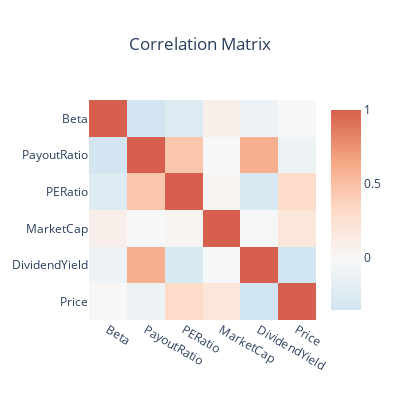

Source (notebook cell):
### Code cell
# the names and numbers look legit to me, I think they are not outliers
# OK, let's then do more data mining and data visualization work

# correlation heatmap between variables
corr = pd.DataFrame.corr(fullDataNoOutliers[numericalVar])

fig = go.Figure(data=go.Heatmap(z=corr,colorscale=plotly.colors.colorbrewer.RdBu_r[4:9],x=numericalVar,y=numericalVar))
fig.layout.update(xaxis_autorange='reversed', width=400, height=400, title = 'Correlation Matrix',title_x=0.5)
fig.show()

### Figure 1 — Plotly figure (JSON) as saved in the notebook; plotly's stock layout.template omitted (floating-point values rounded to 4 significant figures)
{"data": [{"colorscale": [[0, "rgb(209,229,240)"], [0.25, "rgb(247,247,247)"], [0.5, "rgb(253,219,199)"], [0.75, "rgb(244,165,130)"], [1, "rgb(214,96,77)"]], "type": "heatmap", "x": ["Price", "DividendYield", "MarketCap", "PERatio", "PayoutRatio", "Beta"], "y": ["Price", "DividendYield", "MarketCap", "PERatio", "PayoutRatio", "Beta"], "z": [[1, -0.3539, 0.1886, 0.3035, -0.1008, -0.01722], [-0.3539, 1, -0.03533, -0.2904, 0.5908, -0.1139], [0.1886, -0.03533, 1, 0.01646, -0.01878, 0.07681], [0.3035, -0.2904, 0.01646, 1, 0.4574, -0.2473], [-0.1008, 0.5908, -0.01878, 0.4574, 1, -0.3454], [-0.01722, -0.1139, 0.07681, -0.2473, -0.3454, 1]]}], "layout": {"height": 400, "title": {"text": "Correlation Matrix", "x": 0.5}, "width": 400, "xaxis": {"autorange": "reversed"}}}
